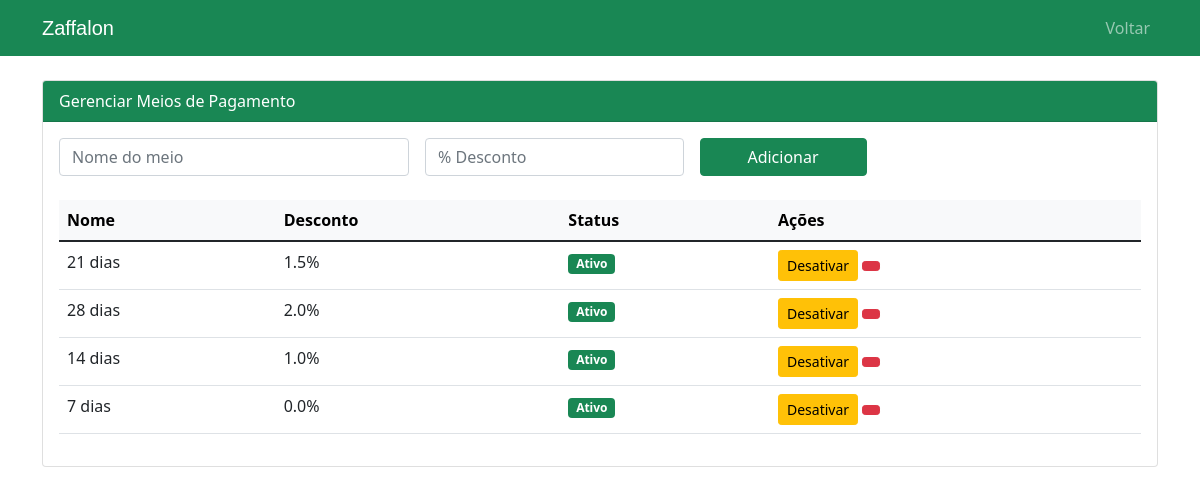
The page /meios_pagamento (signed in) on the database its author committed.
### app.py (models this page shows)
class MeioPagamento(db.Model):
    id = db.Column(db.Integer, primary_key=True)
    nome = db.Column(db.String(50), unique=True)
    desconto_percentual = db.Column(db.Float)
    ativo = db.Column(db.Boolean, default=True)

### app.py (the view, shortened to what this page needs)
@app.route('/meios_pagamento', methods=['GET', 'POST'])
@login_required
def meios_pagamento():
    if current_user.role != 'suporte':
        return redirect(url_for('dashboard'))
    meios = MeioPagamento.query.all()
    return render_template('meios_pagamento.html', meios=meios)

### app.py (called while the page is built)
@login_manager.user_loader
def load_user(user_id):
    return User.query.get(int(user_id))

### templates/meios_pagamento.html (shortened to what this page needs)
<!DOCTYPE html>
<html lang="pt-br">
<head>
    <link href="https://cdn.jsdelivr.net/npm/bootstrap@5.1.3/dist/css/bootstrap.min.css" rel="stylesheet">
    <link href="https://cdn.jsdelivr.net/npm/bootstrap-icons@1.8.1/font/bootstrap-icons.css" rel="stylesheet>
</head>
<body class="bg-light">
    <nav class="navbar navbar-expand-lg navbar-dark bg-success">
        <div class="container">
            <a class="navbar-brand" href="/">
                <span style="font-family: 'Poppins', sans-serif;">Zaffalon</span>
            </a>
            <div class="navbar-nav ms-auto">
                <a class="nav-link" href="/suporte"> Voltar</a>
            </div>
        </div>
    </nav>
    <div class="container mt-4">
        <div class="card">
            <div class="card-header bg-success text-white">
                 Gerenciar Meios de Pagamento
            </div>
            <div class="card-body">
                <form method="POST" class="mb-4">
                    <div class="row g-3">
                        <div class="col-md-4">
                            <input type="text" class="form-control" name="nome"
                                   placeholder="Nome do meio" required>
                        </div>
                        <div class="col-md-3">
                            <input type="number" class="form-control" name="desconto"
                                   step="0.01" placeholder="% Desconto" required>
                        </div>
                        <div class="col-md-2">
                            <button type="submit" class="btn btn-success w-100">
                                 Adicionar
                            </button>
                        </div>
                    </div>
                </form>
                <div class="table-responsive">
                    <table class="table table-hover">
                        <thead class="table-light">
                            <tr>
                                <th>Nome</th>
                                <th>Desconto</th>
                                <th>Status</th>
                                <th>Ações</th>
                            </tr>
                        </thead>
                        <tbody>
                            {% for meio in meios %}
                            <tr>
                                <td>{{ meio.nome }}</td>
                                <td>{{ meio.desconto_percentual }}%</td>
                                <td>
                                    <span class="badge bg-{{ 'success' if meio.ativo else 'secondary' }}">
                                        {{ 'Ativo' if meio.ativo else 'Inativo' }}
                                    </span>
                                </td>
                                <td>
                                    <a href="/toggle_meio_pagamento/{{ meio.id }}"
                                       class="btn btn-sm btn-{{ 'warning' if meio.ativo else 'success' }}">
                                        {{ 'Desativar' if meio.ativo else 'Ativar' }}
                                    </a>
                                    <a href="/excluir_meio_pagamento/{{ meio.id }}"
                                       class="btn btn-sm btn-danger"
                                       onclick="return confirm('Tem certeza?')">
                                    </a>
                                </td>
                            </tr>
                            {% endfor %}
                        </tbody>
                    </table>
                </div>
            </div>
        </div>
    </div>
</body>
</html>

### rows shown on the page
MeioPagamento: nome "21 dias", desconto_percentual "1.5", ativo "Ativo", ativo "Desativar"
MeioPagamento: nome "28 dias", desconto_percentual "2.0", ativo "Ativo", ativo "Desativar"
MeioPagamento: nome "14 dias", desconto_percentual "1.0", ativo "Ativo", ativo "Desativar"
MeioPagamento: nome "7 dias", desconto_percentual "0.0", ativo "Ativo", ativo "Desativar"
